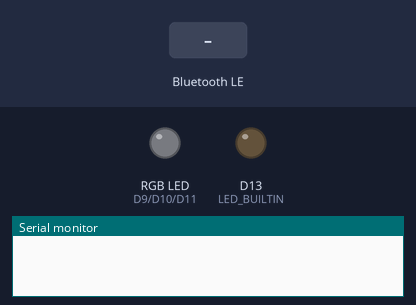
The sketch below on a simulated Arduino Uno R4 WiFi. On the bench: an RGB LED mixed from three pins (HIGH = lit), output pins drawn as LEDs (lit = HIGH), the last lines printed to the serial monitor. The inputs (shaded band) are chosen by the test bench. Nothing arrives over Bluetooth unless stated; a phone connects over Bluetooth LE 3 s after start.

Above: at 0.1 s.
At 1.6 s:
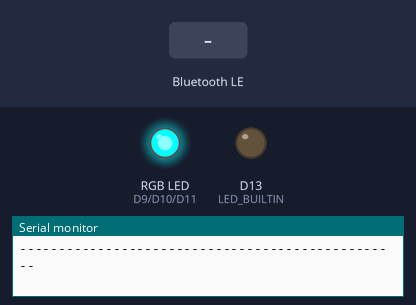
At 3.9 s:
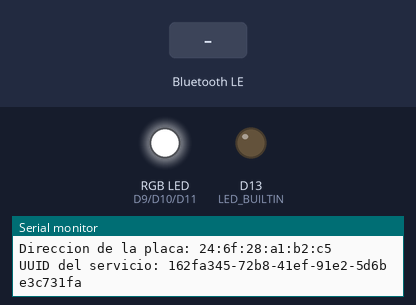
4.0 s: Bluetooth LE write "1" received
Timing chart, 0 to 7.0 s (numbered marks = the images above; inputs shaded):
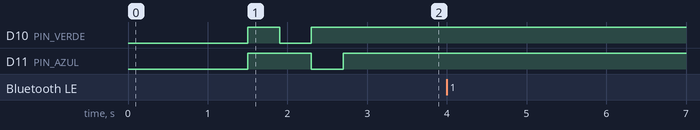

The sketch:

Ejercicio14_Luz_RGB_BLE.ino
```cpp
/*
  ====================================================================
  EJERCICIO 14: LUZ RGB CONTROLADA POR BLUETOOTH (BLE)
  Curso Arduino IoT y Domotica - Universidad Americana (UAM)
  ====================================================================
  Placa:       Arduino UNO R4 WiFi
  Componentes: Modulo LED RGB Keyestudio (pines G, R, B, V)
  Biblioteca:  ArduinoBLE (se instala desde el Administrador de bibliotecas)
  Aplicacion:  nRF Connect for Mobile o LightBlue (en el celular)

  CONEXIONES
    Modulo RGB:  R -> D9    G -> D10    B -> D11
                 V -> 5V    (ver nota sobre COMUN_ANODO mas abajo)

  QUE HACE EL PROGRAMA
    La placa se anuncia por Bluetooth Low Energy con el nombre
    "RGB_UAM". Es el PERIFERICO: espera a que un celular (el CLIENTE)
    se conecte. El servicio tiene dos caracteristicas:

      COLOR  (escritura y lectura): el celular envia 3 bytes, uno por
             canal, en este orden: ROJO, VERDE, AZUL (cada uno de 0 a
             255). Ejemplo: FF8000 = rojo al maximo, verde a la mitad,
             azul apagado. El LED muestra ese color.
      ESTADO (lectura y notificacion): la placa informa el color que
             tiene encendido en este momento, tambien en 3 bytes.

    El Monitor Serial muestra las conexiones y los colores recibidos.
  ====================================================================
*/

// Biblioteca de Bluetooth Low Energy para la placa UNO R4 WiFi.
#include <ArduinoBLE.h>


// ---------------------------------------------------------------
// 1. PINES Y CONSTANTES
// ---------------------------------------------------------------

// Pines PWM que controlan cada color del modulo RGB.
// (Se evita el nombre PIN_LED porque la placa ya lo usa.)
const int PIN_ROJO  = 9;
const int PIN_VERDE = 10;
const int PIN_AZUL  = 11;

// Polaridad del modulo RGB.
//   true  = comun ANODO: el pin V va a 5V y cada color se enciende
//           con un valor BAJO (0 = maximo brillo, 255 = apagado).
//   false = comun CATODO: el pin comun va a GND y cada color se
//           enciende con un valor ALTO (255 = maximo brillo).
// Si el color que se ve es el contrario al enviado (por ejemplo, se
// pide rojo y se ve cian), cambie este valor.
const bool COMUN_ANODO = true;

// Nombre con el que la placa aparece en la lista de dispositivos BLE.
const char NOMBRE_BLE[] = "RGB_UAM";

// Identificadores (UUID) del servicio y de las dos caracteristicas.
// Se generaron una sola vez y se documentan en la guia. El celular
// debe usar EXACTAMENTE los mismos.
const char UUID_SERVICIO[] = "162fa345-72b8-41ef-91e2-5d6be3c731fa";
const char UUID_COLOR[]    = "07624d7a-960f-4a5f-a1fe-eef6d02d05af";
const char UUID_ESTADO[]   = "e6ad0332-0e13-4b74-857a-99707a6a2310";

// Cantidad de bytes de un color: rojo, verde y azul.
const int BYTES_COLOR = 3;

// Tiempo que se muestra cada color en la prueba de arranque (ms).
const unsigned long PRUEBA_COLOR_MS = 400UL;


// ---------------------------------------------------------------
// 2. OBJETOS BLE Y VARIABLES
// ---------------------------------------------------------------

// Servicio: agrupa las dos caracteristicas.
BLEService servicioLuz(UUID_SERVICIO);

// Caracteristica COLOR: el celular puede leerla y escribirla.
// El tercer parametro (3) es el tamano maximo en bytes.
BLECharacteristic caracteristicaColor(UUID_COLOR, BLERead | BLEWrite, BYTES_COLOR);

// Caracteristica ESTADO: el celular puede leerla y suscribirse para
// recibir un aviso (notificacion) cada vez que el color cambia.
BLECharacteristic caracteristicaEstado(UUID_ESTADO, BLERead | BLENotify, BYTES_COLOR);

// Color que esta encendido ahora (0 a 255 por canal).
byte rojoActual  = 0;
byte verdeActual = 0;
byte azulActual  = 0;


// ---------------------------------------------------------------
// 3. FUNCIONES PROPIAS
// ---------------------------------------------------------------

// Escribe un canal en su pin respetando la polaridad del modulo.
// analogWrite() produce una senal PWM: 0 = apagado y 255 = maximo.
void escribirCanal(int pin, byte valor) {
  if (COMUN_ANODO) {
    // Con comun anodo la logica esta invertida.
    analogWrite(pin, 255 - valor);
  } else {
    analogWrite(pin, valor);
  }
}

// Enciende el LED con el color indicado y lo informa en ESTADO.
void ponerColor(byte rojo, byte verde, byte azul) {
  rojoActual = rojo;
  verdeActual = verde;
  azulActual = azul;
  escribirCanal(PIN_ROJO, rojo);
  escribirCanal(PIN_VERDE, verde);
  escribirCanal(PIN_AZUL, azul);

  // Se actualiza la caracteristica ESTADO con el color real.
  byte datos[BYTES_COLOR] = {rojo, verde, azul};
  caracteristicaEstado.writeValue(datos, BYTES_COLOR);
}

// Muestra un color en el Monitor Serial.
void imprimirColor(const char* titulo, byte rojo, byte verde, byte azul) {
  Serial.print(titulo);
  Serial.print(" R=");
  Serial.print(rojo);
  Serial.print(" G=");
  Serial.print(verde);
  Serial.print(" B=");
  Serial.println(azul);
}

// Prueba de arranque: rojo, verde y azul, uno por uno.
void pruebaArranque() {
  ponerColor(255, 0, 0);
  delay(PRUEBA_COLOR_MS);
  ponerColor(0, 255, 0);
  delay(PRUEBA_COLOR_MS);
  ponerColor(0, 0, 255);
  delay(PRUEBA_COLOR_MS);
  ponerColor(0, 0, 0);
}

// Se ejecuta sola cuando un celular se conecta.
void alConectar(BLEDevice central) {
  Serial.print("Celular conectado: ");
  Serial.println(central.address());
  // El LED integrado de la placa indica que hay una conexion.
  digitalWrite(LED_BUILTIN, HIGH);
}

// Se ejecuta sola cuando el celular se desconecta.
void alDesconectar(BLEDevice central) {
  Serial.print("Celular desconectado: ");
  Serial.println(central.address());
  digitalWrite(LED_BUILTIN, LOW);
  // El LED conserva el ultimo color. La placa sigue anunciandose.
}

// Atiende una escritura recibida en la caracteristica COLOR.
void atenderEscrituraColor() {
  // Solo se acepta un color de exactamente 3 bytes.
  if (caracteristicaColor.valueLength() != BYTES_COLOR) {
    Serial.print("Color ignorado: se esperaban 3 bytes y llegaron ");
    Serial.println(caracteristicaColor.valueLength());
    return;
  }

  byte datos[BYTES_COLOR];
  caracteristicaColor.readValue(datos, BYTES_COLOR);
  imprimirColor("Color recibido:", datos[0], datos[1], datos[2]);
  ponerColor(datos[0], datos[1], datos[2]);
}


// ---------------------------------------------------------------
// 4. SETUP
// ---------------------------------------------------------------

void setup() {
  // Inicia el Monitor Serial lo primero para no perder mensajes.
  Serial.begin(9600);

  // Pines del LED RGB y LED integrado como salidas.
  pinMode(PIN_ROJO, OUTPUT);
  pinMode(PIN_VERDE, OUTPUT);
  pinMode(PIN_AZUL, OUTPUT);
  pinMode(LED_BUILTIN, OUTPUT);
  digitalWrite(LED_BUILTIN, LOW);

  // Pausa breve para que el Monitor Serial este listo.
  delay(1500);
  Serial.println("LUZ RGB POR BLUETOOTH (BLE) - ARDUINO UNO R4 WIFI");
  Serial.println("-------------------------------------------------");

  // Inicia el Bluetooth. Si falla, no hay nada mas que hacer.
  if (!BLE.begin()) {
    Serial.println("No se pudo iniciar el Bluetooth. Revise la placa seleccionada.");
    while (true) {
      // Detenido.
    }
  }

  // Nombre visible y servicio que se anuncia.
  BLE.setLocalName(NOMBRE_BLE);
  BLE.setAdvertisedService(servicioLuz);

  // Se agregan las caracteristicas al servicio y este se registra.
  servicioLuz.addCharacteristic(caracteristicaColor);
  servicioLuz.addCharacteristic(caracteristicaEstado);
  BLE.addService(servicioLuz);

  // Funciones que se ejecutan al conectar y al desconectar.
  BLE.setEventHandler(BLEConnected, alConectar);
  BLE.setEventHandler(BLEDisconnected, alDesconectar);

  // Valores iniciales: LED apagado y ESTADO en 0, 0, 0.
  byte apagado[BYTES_COLOR] = {0, 0, 0};
  caracteristicaColor.writeValue(apagado, BYTES_COLOR);
  ponerColor(0, 0, 0);

  // Prueba de arranque de los tres colores.
  pruebaArranque();

  // Hace visible la placa para los celulares.
  BLE.advertise();
  Serial.print("Anunciandose como: ");
  Serial.println(NOMBRE_BLE);
  Serial.print("Direccion de la placa: ");
  Serial.println(BLE.address());
  Serial.print("UUID del servicio: ");
  Serial.println(UUID_SERVICIO);
}


// ---------------------------------------------------------------
// 5. LOOP
// ---------------------------------------------------------------

void loop() {
  // Procesa los eventos Bluetooth: conexiones, lecturas y escrituras.
  BLE.poll();

  // Si el celular escribio un color nuevo, se aplica.
  if (caracteristicaColor.written()) {
    atenderEscrituraColor();
  }
}
```
